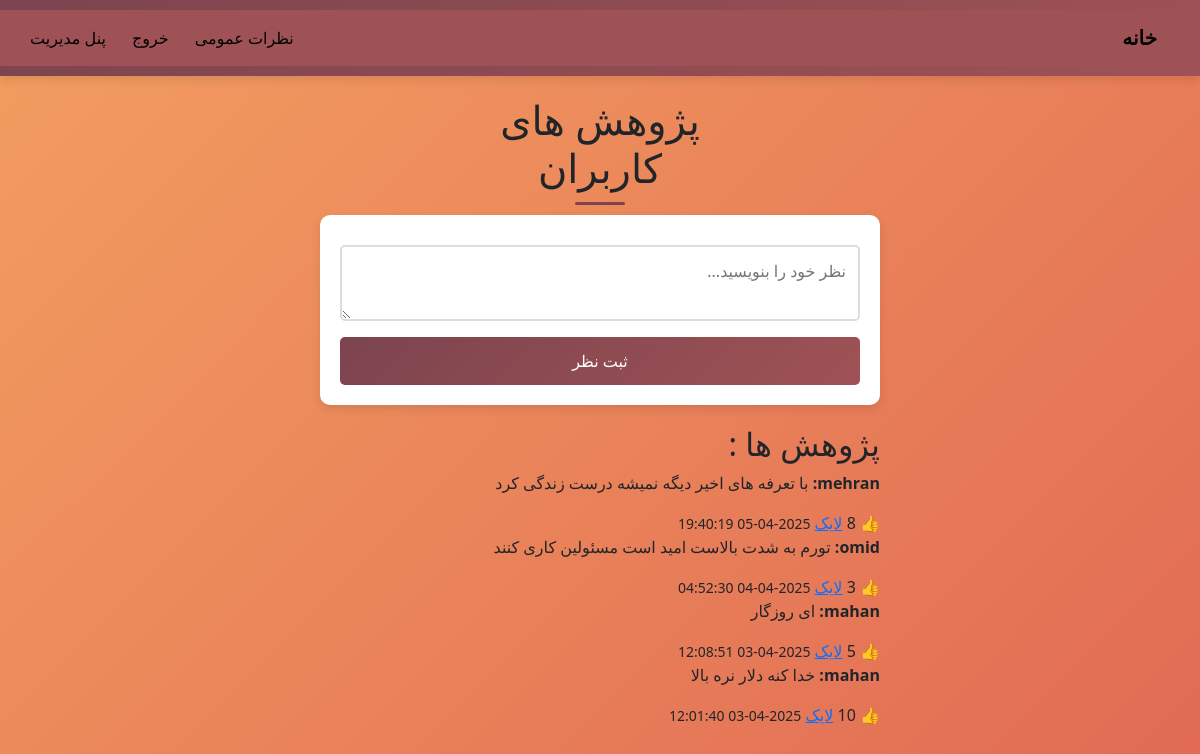
The app's page /comments.php (signed in) with its own data.
### tables this page shows
CREATE TABLE `comments` (
  `id` int(11) NOT NULL,
  `user_id` int(11) NOT NULL,
  `comment` text NOT NULL,
  `likes` int(11) DEFAULT 0,
  `created_at` timestamp NOT NULL DEFAULT current_timestamp()
);

CREATE TABLE `users` (
  `id` int(11) NOT NULL,
  `username` varchar(255) NOT NULL,
  `email` varchar(255) NOT NULL,
  `password` varchar(255) NOT NULL
);

### comments.php (the view, shortened to what this page needs)
<?php
include 'db.php';
$stmt = $pdo->query("SELECT comments.*, users.username FROM comments JOIN users ON comments.user_id = users.id ORDER BY created_at DESC");
$comments = $stmt->fetchAll(PDO::FETCH_ASSOC);
?>
<!DOCTYPE html>
<html lang="fa">
<head>
    <link rel="stylesheet" href="style.css">
</head>
<body>
<?php
include 'header.php';
?>
    <main class="col-12 col-md-6">
        <h1 class="col-12 col-md-6 mx-auto">پژوهش های کاربران</h1>
        <form method="POST" class="col-12 col-md-12 mx-auto">
            <textarea class="col-12 col-md-12 mx-auto" name="comment" placeholder="نظر خود را بنویسید..." required></textarea>
            <button class="col-12 col-md-12 mx-auto" type="submit">ثبت نظر</button>
        </form>
        <h2>پژوهش ها :</h2>
        <?php foreach ($comments as $item): ?>
            <div class="comment-item" class="col-12 col-md-12 mx-auto">
                <p><strong><?= htmlspecialchars($item['username']) ?>:</strong> <?= htmlspecialchars($item['comment']) ?></p>
                <span class="likes" class="col-12 col-md-12 mx-auto">👍 <?= $item['likes'] ?> <a href="like_comment.php?id=<?= $item['id'] ?>">لایک</a></span>
                <small><?= $item['created_at'] ?></small>
            </div>
        <?php endforeach; ?>
    </main>
</body>
</html>

### header.php (shortened to what this page needs)
<!DOCTYPE html>
<html lang="fa" dir="rtl">
<head>
    <link href="https://cdn.jsdelivr.net/npm/bootstrap@5.3.0-alpha1/dist/css/bootstrap.min.css" rel="stylesheet">
</head>
<body>
<header>
    <nav class="navbar navbar-expand-lg navbar-light">
        <div class="container-fluid">
            <a class="navbar-brand" href="index.php">خانه</a>
            <div class="collapse navbar-collapse" id="navbarNav">
                <ul class="navbar-nav me-auto mb-2 mb-lg-0">
                    <li class="nav-item">
                        <a class="nav-link" href="comments.php">نظرات عمومی</a>
                    </li>
                    <?php if (isset($_SESSION['user'])): ?>
                        <li class="nav-item">
                            <a class="nav-link" href="logout.php">خروج</a>
                        </li>
                        <?php if ($_SESSION['user']['username'] === 'mahan'): ?>
                            <li class="nav-item">
                                <a class="nav-link" href="admin.php">پنل مدیریت</a>
                            </li>
                        <?php endif; ?>
                    <?php endif; ?>
                </ul>
            </div>
        </div>
    </nav>
</header>
</body>
</html>

### style.css (style rules this page uses)
* { margin: 0; padding: 0; box-sizing: border-box; }
body { font-family: 'Segoe UI', Tahoma, Geneva, Verdana, sans-serif; direction: rtl; background: linear-gradient(135deg, #F39E60, #E16A54); color: #333; line-height: 1.6; min-height: 100vh; display: flex; flex-direction: column; overflow-x: hidden; scrollbar-width: none; -ms-overflow-style: none; }
header { background: linear-gradient(135deg, #7C444F, #9F5255); color: white; padding: 15px 20px; text-align: center; box-shadow: 0 4px 10px rgba(0, 0, 0, 0.1); position: sticky; top: 0; z-index: 1000; }
nav { display: flex; justify-content: center; align-items: center; gap: 20px; }
nav a { color: white; font-size: 16px; font-weight: bold; text-decoration: none; padding: 10px 15px; border-radius: 5px; transition: all 0.3s ease; }
main { flex: 1; padding: 20px; max-width: 1200px; margin: 0 auto; animation: fadeInUp 0.8s ease-in-out; }
h1 { text-align: center; color: #7C444F; margin-bottom: 20px; font-size: 2rem; position: relative; }
h1::after { content: ''; display: block; width: 50px; height: 3px; background: #7C444F; margin: 10px auto; border-radius: 5px; }
form, .news-item { background: white; padding: 20px; border-radius: 10px; box-shadow: 0 4px 10px rgba(0, 0, 0, 0.1); margin-bottom: 20px; transition: transform 0.3s ease; }
form input[type="text"], form input[type="email"], form input[type="password"], form textarea, form input[type="file"] { width: 100%; padding: 12px; margin: 10px 0; border: 2px solid #ddd; border-radius: 5px; font-size: 16px; transition: border-color 0.3s ease; }
form button { background: linear-gradient(135deg, #7C444F, #9F5255); color: white; padding: 12px 20px; border: none; border-radius: 5px; font-size: 16px; cursor: pointer; transition: all 0.3s ease; }

### header.php (style rules this page uses)
header { padding: 10px 0; }
nav { background-color: #9F5255 !important; }
nav a { color: black !important; margin-left: 10px; }

### records on screen
comments: user.username "mehran", comment "با تعرفه های اخیر دیگه نمیشه درست زندگی کرد", likes "8", created_at "2025-04-05 19:40:19"
comments: user.username "omid", comment "تورم به شدت بالاست امید است مسئولین کاری کنند", likes "3", created_at "2025-04-04 04:52:30"
comments: user.username "mahan", comment "ای روزگار", likes "5", created_at "2025-04-03 12:08:51"
comments: user.username "mahan", comment "خدا کنه دلار نره بالا", created_at "2025-04-03 12:01:40"
